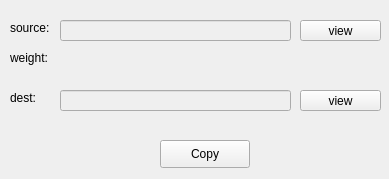
<?xml version="1.0" encoding="UTF-8"?>
<ui version="4.0">
 <class>ReserverApp</class>
 <widget class="QWidget" name="ReserverApp">
  <property name="geometry">
   <rect>
    <x>0</x>
    <y>0</y>
    <width>389</width>
    <height>179</height>
   </rect>
  </property>
  <property name="windowTitle">
   <string>Form</string>
  </property>
  <widget class="QLabel" name="label">
   <property name="geometry">
    <rect>
     <x>10</x>
     <y>20</y>
     <width>58</width>
     <height>16</height>
    </rect>
   </property>
   <property name="text">
    <string>source:</string>
   </property>
  </widget>
  <widget class="QLineEdit" name="source">
   <property name="enabled">
    <bool>false</bool>
   </property>
   <property name="geometry">
    <rect>
     <x>60</x>
     <y>20</y>
     <width>231</width>
     <height>21</height>
    </rect>
   </property>
  </widget>
  <widget class="QPushButton" name="source_view_btn">
   <property name="geometry">
    <rect>
     <x>300</x>
     <y>20</y>
     <width>81</width>
     <height>21</height>
    </rect>
   </property>
   <property name="text">
    <string>view</string>
   </property>
  </widget>
  <widget class="QPushButton" name="dest_view_btn">
   <property name="geometry">
    <rect>
     <x>300</x>
     <y>90</y>
     <width>81</width>
     <height>21</height>
    </rect>
   </property>
   <property name="text">
    <string>view</string>
   </property>
  </widget>
  <widget class="QLineEdit" name="dest">
   <property name="enabled">
    <bool>false</bool>
   </property>
   <property name="geometry">
    <rect>
     <x>60</x>
     <y>90</y>
     <width>231</width>
     <height>21</height>
    </rect>
   </property>
  </widget>
  <widget class="QLabel" name="label_2">
   <property name="geometry">
    <rect>
     <x>10</x>
     <y>90</y>
     <width>58</width>
     <height>16</height>
    </rect>
   </property>
   <property name="text">
    <string>dest:</string>
   </property>
  </widget>
  <widget class="QPushButton" name="copy_btn">
   <property name="geometry">
    <rect>
     <x>160</x>
     <y>140</y>
     <width>90</width>
     <height>28</height>
    </rect>
   </property>
   <property name="text">
    <string>Copy</string>
   </property>
  </widget>
  <widget class="QLabel" name="weight">
   <property name="geometry">
    <rect>
     <x>10</x>
     <y>50</y>
     <width>181</width>
     <height>16</height>
    </rect>
   </property>
   <property name="text">
    <string>weight:</string>
   </property>
  </widget>
 </widget>
 <resources/>
 <connections/>
</ui>
